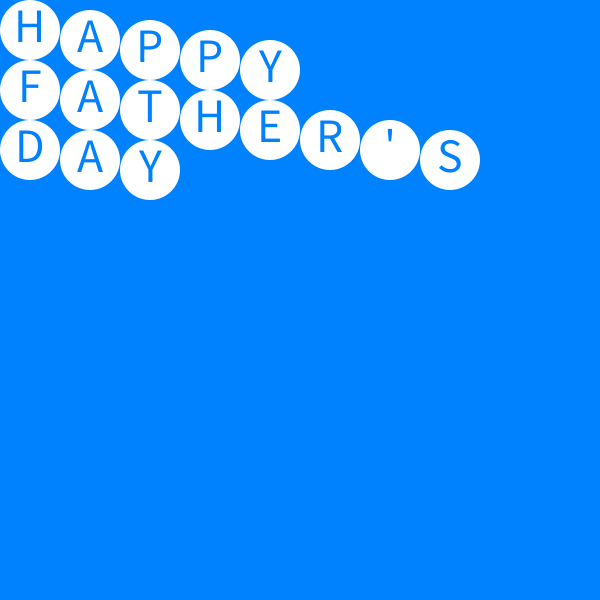
Frame 1 (no input)
Frame 60 (the mouse pressed at the canvas centre just before this capture): identical to frame 1, image omitted
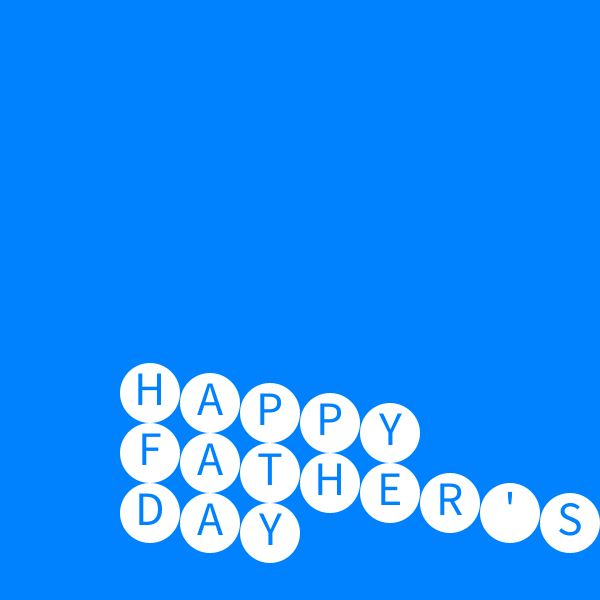
Frame 120 (the mouse held since frame 60 and released just before this capture)

The Processing sketch that drew these frames (run headless with seeded random() and noise(); from frame 60 on, the mouse is pressed at the canvas centre):

// Processing sketch: processing_151665
// ── processing_151665.pde


Ball h;
Ball a;
Ball p;
Ball q;
Ball y;
Ball f;
Ball o;
Ball t;
Ball k;
Ball e;
Ball r;
Ball j;
Ball s;
Ball d;
Ball b;
Ball l;
boolean w;

  
void setup() {
  size(600,600);
  background(0,130,255);
  h = new Ball(30,30,"H");
  a = new Ball(90,40,"A");
  p = new Ball(150,50,"P");
  q = new Ball(210,60,"P");
  y = new Ball(270,70,"Y");
  f = new Ball(30,90,"F");
  o = new Ball(90,100,"A");
  t = new Ball(150,110,"T");
  k = new Ball(210,120,"H");
  e = new Ball(270,130,"E");
  r = new Ball(330,140,"R");
  j = new Ball(390,150,"'");
  s = new Ball(450,160,"S");
  d = new Ball(30,150,"D");
  b = new Ball(90,160,"A");
  l = new Ball(150,170,"Y");
  w = false;
  frameRate(60);
}
  
void draw(){
  background(0,130,255);
  h.display();
  a.display();
  p.display();
  q.display();
  y.display();
  f.display();
  o.display();
  t.display();
  k.display();
  e.display();
  r.display();
  j.display();
  s.display();
  d.display();
  b.display();
  l.display();
  if (mousePressed == true) {
    if (w == true) {
       w = false; 
    }else{
      w = true;
    }
  }
  if (w == true) {
  h.run();
  a.run();
  p.run();
  q.run();
  y.run();
  f.run();
  o.run();
  t.run();
  k.run();
  e.run();
  r.run();
  j.run();
  s.run();
  d.run();
  b.run();
  l.run();
  }
}
  
class Ball{
  float x = 0;
  float y = 0;
  float speedX = 4;
  float speedY = 0.5;
  String f;
    
  Ball(float _x, float _y, String s){
    x = _x;
    y = _y;
    f = s;
  }  
    
  void run(){
   move();
   bounce();
   gravity();
  }
    
  void gravity(){
   speedY += 0.8;
  }
    
  void bounce(){
    if(x > width-30){
      speedX = speedX * -1;
    }
    if(x < 0){
      speedX = speedX * -1;
    }
    if(y > height-30){
      speedY = speedY * -1;
    }
      if(y < 0){
      speedY = speedY * -1;
    }
  }
    
  void move(){
   x += speedX;
   y += speedY;
  }
    
  void display(){
    fill(255);
    noStroke();
    ellipse(x,y,60,60);
    fill(0,130,255);
    textSize(48);
    textAlign(CENTER,CENTER);
    text(f,x,y-5);
  }
    
    
    
}
